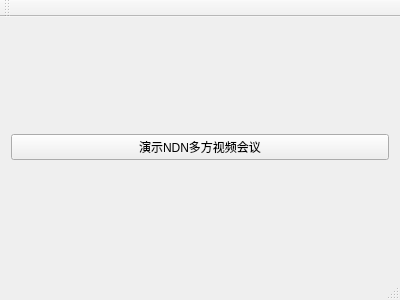
<?xml version="1.0" encoding="UTF-8"?>
<ui version="4.0">
 <class>MainWindow</class>
 <widget class="QMainWindow" name="MainWindow">
  <property name="geometry">
   <rect>
    <x>0</x>
    <y>0</y>
    <width>400</width>
    <height>300</height>
   </rect>
  </property>
  <property name="windowTitle">
   <string>MainWindow</string>
  </property>
  <widget class="QWidget" name="centralWidget">
   <layout class="QVBoxLayout" name="verticalLayout_2">
    <item>
     <layout class="QVBoxLayout" name="verticalLayout">
      <item>
       <widget class="QPushButton" name="btnShowNdnRtc">
        <property name="text">
         <string>演示NDN多方视频会议</string>
        </property>
       </widget>
      </item>
     </layout>
    </item>
   </layout>
  </widget>
  <widget class="QMenuBar" name="menuBar">
   <property name="geometry">
    <rect>
     <x>0</x>
     <y>0</y>
     <width>400</width>
     <height>23</height>
    </rect>
   </property>
  </widget>
  <widget class="QToolBar" name="mainToolBar">
   <attribute name="toolBarArea">
    <enum>TopToolBarArea</enum>
   </attribute>
   <attribute name="toolBarBreak">
    <bool>false</bool>
   </attribute>
  </widget>
  <widget class="QStatusBar" name="statusBar"/>
 </widget>
 <layoutdefault spacing="6" margin="11"/>
 <tabstops>
  <tabstop>btnShowNdnRtc</tabstop>
 </tabstops>
 <resources/>
 <connections/>
</ui>
